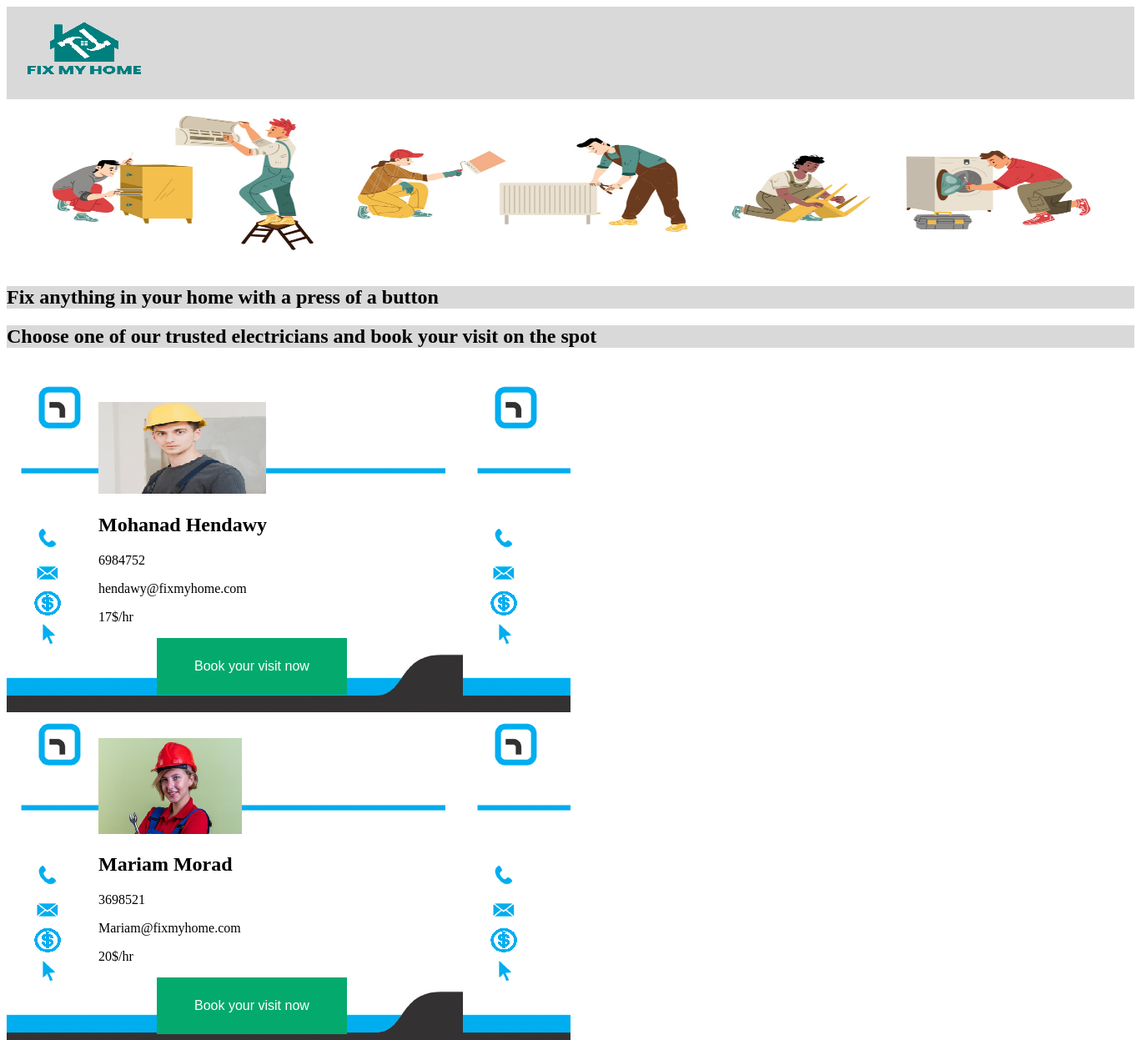
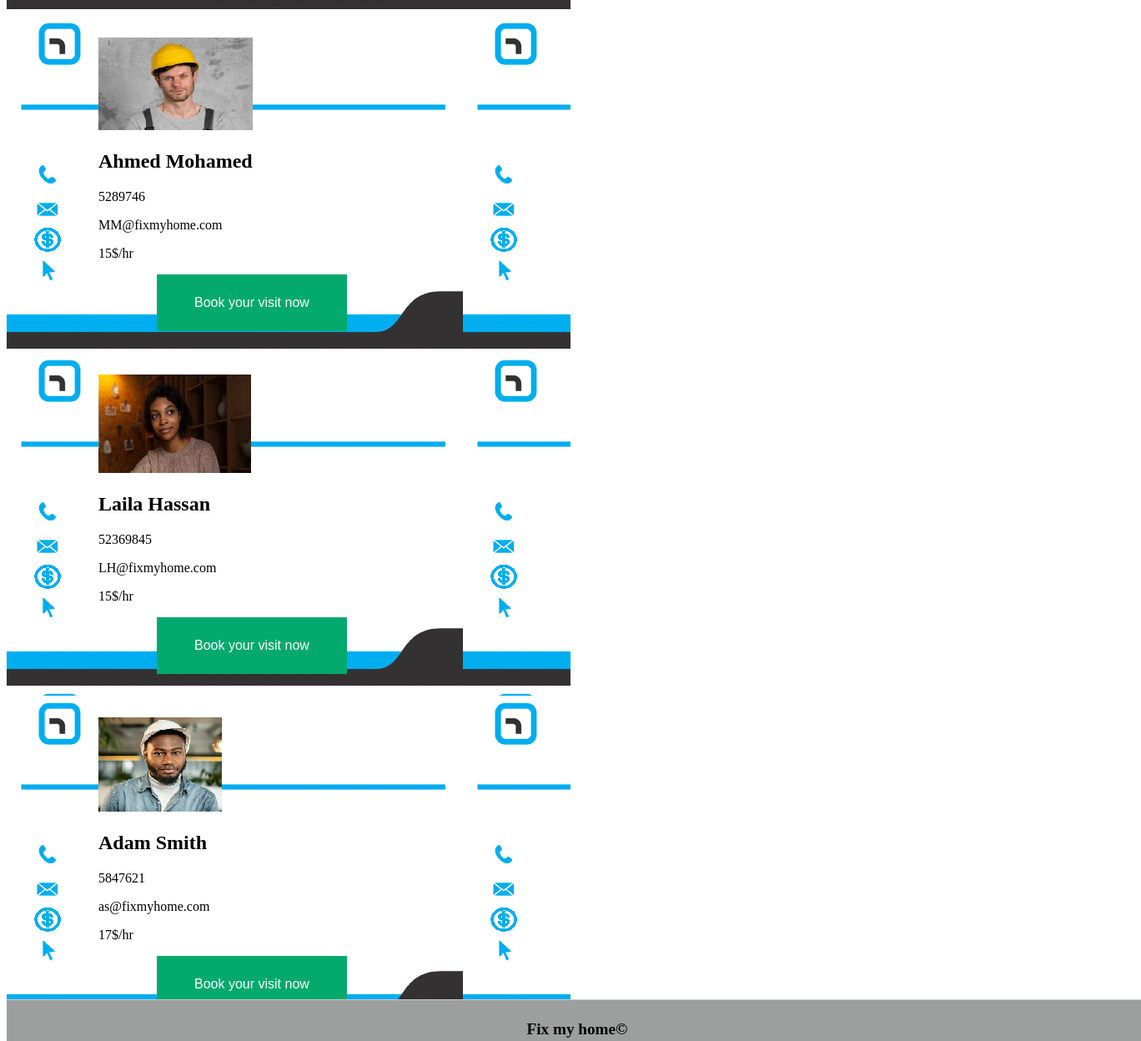
Page /templates/electrician.php on the committed database (2 pictures, top to bottom).
### tables this page shows
CREATE TABLE `electrician` (
  `Id` int(11) NOT NULL,
  `image` varchar(200) NOT NULL,
  `name` varchar(100) NOT NULL,
  `tel` int(11) NOT NULL,
  `email` varchar(250) NOT NULL,
  `rate` varchar(250) NOT NULL,
  `bookBtn` varchar(250) NOT NULL
);

### templates/electrician.php (the view, shortened to what this page needs)
<?php
require_once '../config/db.php';
$query = "SELECT * FROM electrician";
$result = mysqli_query($con, $query);
?>
<!DOCTYPE html>
<html lang="en">
<head>
    <link rel="stylesheet" type="text/css" href="../static/styles/3-header.css">
    <link rel="stylesheet" type="text/css" href="../static/styles/3-footer.css">
</head>
<body>
<header style="background-color:rgb(217, 217, 217);">
      <a href="../index.php"><img src="../static/images/fixMyHome1.png" /> </a>
    </header>
        <img src="../static/images/vecteezyKlyaksun.jpg" class = "center" style="width:1350px; height:200px;
                                        image-rendering: -moz-crisp-edges;
                                        -ms-interpolation-mode: bicubic;"></img>
<h2 style="background-color:#d9d9d9;">Fix anything in your home with a press of a button</h2>
<h2 style="background-color:#d9d9d9;"> Choose one of our trusted electricians and book your visit on the spot</h2>
<br>
<?php
  while($row = mysqli_fetch_assoc($result))
  {
    ?>
    <div class="row">
      <div class="column" style="background-color:#aaa;">
<p style="margin-left: 100px;"><?php echo $row['image']; ?></p>
        <h2 style="margin-left: 100px;"><?php echo $row['name']; ?></h2>
        <p style="margin-left: 100px;"><?php echo $row['tel']; ?></p>
        <p style="margin-left: 100px;"><?php echo $row['email']; ?></p>
        <p style="margin-left: 100px;"><?php echo $row['rate']; ?></p>
        <p style="margin-left: 120px;"><?php echo $row['bookBtn']; ?></p>
      </div>
    </div>
    <?php
  }
?>
</body>
<footer>
  <p>Fix my home&#169</p>
</footer>
</html>

### static/styles/3-footer.css (style rules this page uses)
footer { position: fixed; background: rgb(217, 217, 217); height: 50px; width: 100%; bottom: 0; border-top: 1px solid #CCCCCC; }
footer p { position: absolute; text-align: center; font-size: 120%; font-weight: bolder; top: 10%; bottom: 0; right: 0; left: 0; }

### templates/electrician.php (style rules this page uses)
* { box-sizing: border-box; }
.column { float: left; width: 50%; padding: 10px; }
.row:after { content: ""; display: table; clear: both; }
footer { position: fixed; background: hsl(180, 1%, 62%); height: 50px; width: 100%; bottom: 0; border-top: 1px solid #CCCCCC; }
footer p { position: absolute; text-align: center; font-size: 120%; font-weight: bolder; top: 10%; bottom: 30%; right: 0; left: 0; }
div:nth-child(1) { background-image: url('../static/images/emptyCardsmall - Copy - Copy.png'); }
.button { background-color: #04AA6D; border: none; color: white; padding: 25px 45px; text-align: center; text-decoration: none; display: inline-block; font-size: 16px; cursor:pointer; }

### rows in the picture
electrician: image (picture), name "Mohanad Hendawy", tel "6984752", email "hendawy@fixmyhome.com", rate "17$/hr", bookBtn "Book your visit now"
electrician: image (picture), name "Mariam Morad", tel "3698521", email "Mariam@fixmyhome.com", rate "20$/hr", bookBtn "Book your visit now"
electrician: image (picture), name "Ahmed Mohamed", tel "5289746", email "MM@fixmyhome.com", rate "15$/hr", bookBtn "Book your visit now"
electrician: image (picture), name "Laila Hassan", tel "52369845", email "LH@fixmyhome.com", rate "15$/hr", bookBtn "Book your visit now"
electrician: image (picture), name "Adam Smith", tel "5847621", email "as@fixmyhome.com", rate "17$/hr", bookBtn "Book your visit now"
